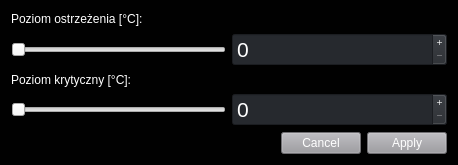
<?xml version="1.0" encoding="UTF-8"?>
<ui version="4.0">
 <class>temp_alarms_window</class>
 <widget class="QWidget" name="temp_alarms_window">
  <property name="geometry">
   <rect>
    <x>0</x>
    <y>0</y>
    <width>458</width>
    <height>165</height>
   </rect>
  </property>
  <property name="windowTitle">
   <string>Temperatura - alarmy</string>
  </property>
  <property name="styleSheet">
   <string notr="true">#temp_alarms_window {
background: #010101;
}


QSpinBox{
background: #26292e;
color: #ffffff
}

QPushButton{
background: #9b9a9f;
color: white;

}

QPushButton:hover {
                         background-color: #b5b5b5;  
                     }
                         QPushButton:pressed {
                         background-color: #808080;  
                         }

QLabel{
color: #ffffff;
}</string>
  </property>
  <layout class="QGridLayout" name="gridLayout">
   <item row="0" column="0">
    <widget class="QLabel" name="label">
     <property name="text">
      <string>Poziom ostrzeżenia [°C]:</string>
     </property>
    </widget>
   </item>
   <item row="4" column="1">
    <widget class="QDialogButtonBox" name="buttonBox">
     <property name="sizePolicy">
      <sizepolicy hsizetype="Preferred" vsizetype="Fixed">
       <horstretch>0</horstretch>
       <verstretch>0</verstretch>
      </sizepolicy>
     </property>
     <property name="minimumSize">
      <size>
       <width>0</width>
       <height>0</height>
      </size>
     </property>
     <property name="font">
      <font>
       <pointsize>11</pointsize>
      </font>
     </property>
     <property name="orientation">
      <enum>Qt::Horizontal</enum>
     </property>
     <property name="standardButtons">
      <set>QDialogButtonBox::Apply|QDialogButtonBox::Cancel</set>
     </property>
     <property name="centerButtons">
      <bool>false</bool>
     </property>
    </widget>
   </item>
   <item row="1" column="0">
    <widget class="QSlider" name="horizontalSlider_2">
     <property name="orientation">
      <enum>Qt::Horizontal</enum>
     </property>
    </widget>
   </item>
   <item row="3" column="0">
    <widget class="QSlider" name="horizontalSlider">
     <property name="orientation">
      <enum>Qt::Horizontal</enum>
     </property>
     <property name="tickPosition">
      <enum>QSlider::NoTicks</enum>
     </property>
    </widget>
   </item>
   <item row="1" column="1">
    <widget class="QSpinBox" name="spinBox_2">
     <property name="font">
      <font>
       <pointsize>16</pointsize>
      </font>
     </property>
     <property name="buttonSymbols">
      <enum>QAbstractSpinBox::PlusMinus</enum>
     </property>
    </widget>
   </item>
   <item row="3" column="1">
    <widget class="QSpinBox" name="spinBox">
     <property name="font">
      <font>
       <pointsize>16</pointsize>
      </font>
     </property>
     <property name="buttonSymbols">
      <enum>QAbstractSpinBox::PlusMinus</enum>
     </property>
     <property name="stepType">
      <enum>QAbstractSpinBox::DefaultStepType</enum>
     </property>
    </widget>
   </item>
   <item row="2" column="0">
    <widget class="QLabel" name="label_2">
     <property name="text">
      <string>Poziom krytyczny [°C]:</string>
     </property>
    </widget>
   </item>
  </layout>
 </widget>
 <resources/>
 <connections/>
</ui>
